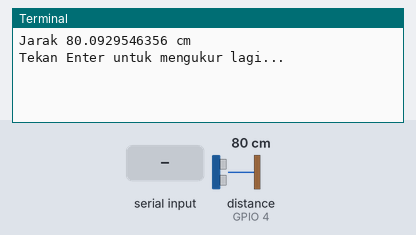
A program run on a simulated Raspberry Pi (BCM pin numbers). Shown: the last lines printed to the terminal. Inputs (shaded band) come from the test bench; at power-on: distance to the obstacle (sensor on GPIO 4) 80 cm. The echo pulse lasts 58.3 µs per cm; the clock reads 2024-03-15 10:24:30 at power-on unless the program sets it.

Above: at 1.2 s.
1.3 s: "1" typed at the terminal, then Enter
At 1.7 s:
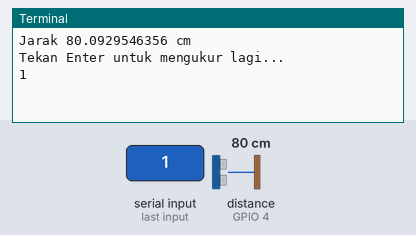
2.8 s: "0" typed at the terminal, then Enter
At 4.5 s:
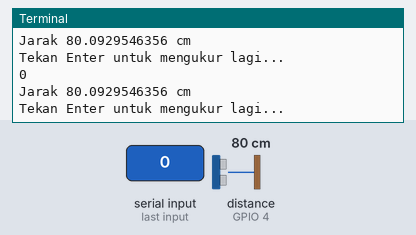

Measured:
- after the input at 1.3 s, the terminal: prints a new line at once (image 1)
- after the input at 2.8 s, the terminal: prints a new line at once (image 2)

The program:

jarak.py
```python
# -----------------------------------
# jarak.py
#
# Contoh penggunaan sensor ultrasonik
#   untuk mengukur jarak
# -----------------------------------

import RPi.GPIO as GPIO
import time

pinTrig = 17
pinEcho = 4

GPIO.setwarnings(False)
GPIO.setmode(GPIO.BCM)
GPIO.setup(pinTrig, GPIO.OUT)
GPIO.setup(pinEcho, GPIO.IN)

while True:
   GPIO.output(pinTrig, GPIO.LOW)
   time.sleep(0.5)

   GPIO.output(pinTrig, GPIO.HIGH)
   time.sleep (0.00001)
   GPIO.output(pinTrig, GPIO.LOW)

   while GPIO.input(pinEcho) == GPIO.LOW:
      waktuMulai = time.time()

   while GPIO.input(pinEcho) == GPIO.HIGH:
      waktuAkhir = time.time()

   waktu = waktuAkhir - waktuMulai

   jarak = 17150 * waktu
   print 'Jarak', jarak, "cm"

   raw_input('Tekan Enter untuk mengukur lagi...')
```
